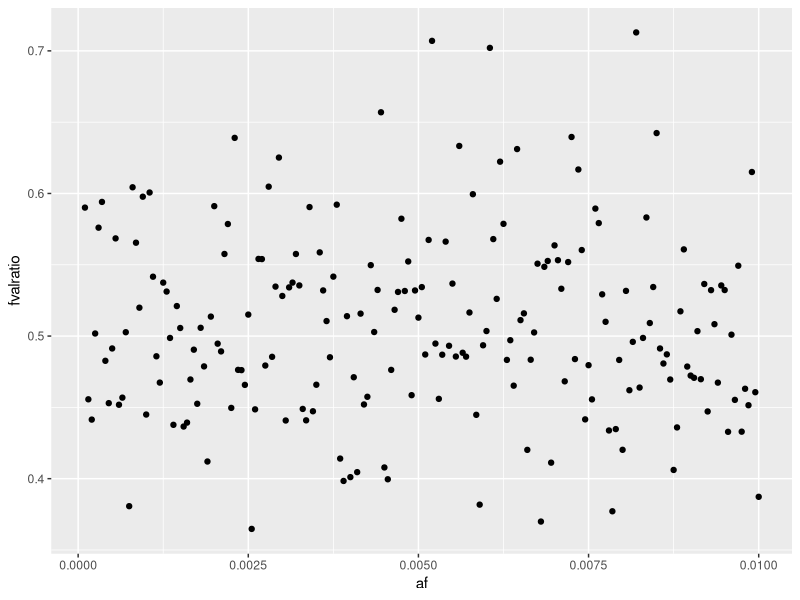

Generate this figure with R:
## ---- chunk 1
library(dplyr)

make_families <- function(af, nfam) {
	nsnp <- length(af)
	dads <- matrix(0, nfam, nsnp)
	mums <- matrix(0, nfam, nsnp)
	sibs1 <- matrix(0, nfam, nsnp)
	sibs2 <- matrix(0, nfam, nsnp)
	ibd <- matrix(0, nfam, nsnp)
	ibs <- matrix(0, nfam, nsnp)
	for(i in 1:nsnp)
	{
		dad1 <- rbinom(nfam, 1, af[i]) + 1
		dad2 <- (rbinom(nfam, 1, af[i]) + 1) * -1
		mum1 <- rbinom(nfam, 1, af[i]) + 1
		mum2 <- (rbinom(nfam, 1, af[i]) + 1) * -1

		dadindex <- sample(c(TRUE, FALSE), nfam, replace=TRUE)
		dadh <- rep(NA, nfam)
		dadh[dadindex] <- dad1[dadindex]
		dadh[!dadindex] <- dad2[!dadindex]

		mumindex <- sample(c(TRUE, FALSE), nfam, replace=TRUE)
		mumh <- rep(NA, nfam)
		mumh[mumindex] <- mum1[mumindex]
		mumh[!mumindex] <- mum2[!mumindex]

		sib1 <- cbind(dadh, mumh)

		dadindex <- sample(c(TRUE, FALSE), nfam, replace=TRUE)
		dadh <- rep(NA, nfam)
		dadh[dadindex] <- dad1[dadindex]
		dadh[!dadindex] <- dad2[!dadindex]

		mumindex <- sample(c(TRUE, FALSE), nfam, replace=TRUE)
		mumh <- rep(NA, nfam)
		mumh[mumindex] <- mum1[mumindex]
		mumh[!mumindex] <- mum2[!mumindex]

		sib2 <- cbind(dadh, mumh)

		ibd[,i] <- (as.numeric(sib1[,1] == sib2[,1]) + as.numeric(sib1[,2] == sib2[,2])) / 2


		sibs1[,i] <- rowSums(abs(sib1) - 1)
		sibs2[,i] <- rowSums(abs(sib2) - 1)
		dads[,i] <- dad1 - 1 + abs(dad2) - 1
		mums[,i] <- mum1 - 1 + abs(mum2) - 1

		# l[[i]] <- (sum(sib1[,1] == sib2[,1]) / nsnp + sum(sib1[,2] == sib2[,2]) / nsnp) / 2

	}

	# This may not be correct - getting some really large values
	ibs <- scale(sibs1) * scale(sibs2)

	# Just count how many alleles are in common
	ibs_unw <- abs(abs(sibs1 - sibs2) - 2) / 2
	return(list(dads=dads, mums=mums, sibs1=sibs1, sibs2=sibs2, ibd=ibd, ibs=ibs, ibs_unw=ibs_unw))
}

makePhen <- function(effs, indep, vy=1, vx=rep(1, length(effs)), my=0) {
	if(is.null(dim(indep))) indep <- cbind(indep)
	stopifnot(ncol(indep) == length(effs))
	stopifnot(length(vx) == length(effs))
	cors <- effs * vx / sqrt(vx) / sqrt(vy)
	stopifnot(sum(cors^2) <= 1)
	cors <- c(cors, sqrt(1-sum(cors^2)))
	indep <- t(t(scale(cbind(indep, rnorm(nrow(indep))))) * cors * c(vx, 1))
	y <- drop(scale(rowSums(indep)) * sqrt(vy)) + my
	return(y)
}

chooseEffects <- function(nsnp, totvar, sqrt=TRUE) {
	eff <- rnorm(nsnp)
	aeff <- abs(eff)
	sc <- sum(aeff) / totvar
	out <- eff / sc
	if(sqrt)
	{
		out <- sqrt(abs(out)) * sign(out)
	}
	return(out)
}

make_phenotypes <- function(fam, eff_gx, eff_xy, vx, vy, mx, my) {
	lapply(fam, function(g)
	{
		u <- rnorm(nrow(g))
		x <- makePhen(c(eff_gx), cbind(g), vy=vx, my=mx)
		y <- makePhen(c(eff_xy), cbind(x), vy=vy, my=my)
		return(data.frame(x=x, y=y))
	})
}

join_populations <- function(l) {
	dads <- do.call(rbind, lapply(l, function(x) x$dads))
	mums <- do.call(rbind, lapply(l, function(x) x$mums))
	sibs1 <- do.call(rbind, lapply(l, function(x) x$sibs1))
	sibs2 <- do.call(rbind, lapply(l, function(x) x$sibs2))
	ibd <- do.call(rbind, lapply(l, function(x) x$ibd))
	ibs <- do.call(rbind, lapply(l, function(x) x$ibs))
	return(list(dads=dads, mums=mums, sibs1=sibs1, sibs2=sibs2, ibd=ibd, ibs=ibs))
}

sample_populations <- function(l, n) {
	x <- nrow(l$dads)
	index <- sort(sample(1:x, n, replace=FALSE))
	l$dads <- l$dads[index,]
	l$mums <- l$mums[index,]
	l$sibs1 <- l$sibs1[index,]
	l$sibs2 <- l$sibs2[index,]
	l$ibd <- l$ibd[index,]
	l$ibs <- l$ibs[index,]
	l$ibs_unw <- l$ibs_unw[index,]
	return(l)
}

makephen <- function(b, g, vx=1) {
    pred <- b * g
    e <- rnorm(length(g), 0, sqrt(1-var(pred)))
    return(pred+e)
}

# Dynastic effects
dynastic_phen <- function(fam, eff_gx, eff_xy, eff_ux, eff_uy, eff_xu) {
	n <- nrow(fam$sibs1)
	
	# parents x

	# umums <- rnorm(n)
	# udads <- rnorm(n)
	# xmums <- makePhen(c(eff_gx, eff_ux), cbind(fam$mums, umums))
	# xdads <- makePhen(c(eff_gx, eff_ux), cbind(fam$dads, udads))

	x1 <- makephen(eff_gx, fam$sibs1)
    x2 <- makephen(eff_gx, fam$sibs2)
	l <- list()
	# l$dads <- data.frame(x=xdads)
	# l$mums <- data.frame(x=xmums)
	l$sibs1 <- data.frame(x=x1)
	l$sibs2 <- data.frame(x=x2)
	return(l)
}

sibreg <- function(g1, g2, y1, y2) {
    d <- bind_rows(
        tibble(
            y=y1, fg=(g1+g2)/2, cg=g1-fg
        ),
        tibble(
            y=y2, fg=(g1+g2)/2, cg=g2-fg
        )
    )
    m <- summary(lm(y ~ cg + fg, data=d))$coef
    tibble(bhat=m[2,1], se=m[2,2], pval=m[2,4], n=nrow(d), method="sibreg")
}

popreg <- function(y, x) {
	index <- is.finite(y) & is.finite(x)
	n <- sum(index)
	y <- y[index]
	x <- x[index]
	vx <- var(x)
	bhat <- cov(y, x) / vx
	ahat <- mean(y) - bhat * mean(x)
	# fitted <- ahat + x * bhat
	# residuals <- y - fitted
	# SSR <- sum((residuals - mean(residuals))^2)
	# SSF <- sum((fitted - mean(fitted))^2)

	rsq <- (bhat * vx)^2 / (vx * var(y))
	fval <- rsq * (n-2) / (1-rsq)
	tval <- sqrt(fval)
	se <- abs(bhat / tval)

	# Fval <- (SSF) / (SSR/(n-2))
	# pval <- pf(Fval, 1, n-2, lowe=F)
	p <- pf(fval, 1, n-2, lowe=F)
	return(tibble(
		bhat=bhat, se=se, fval=fval, pval=p, n=n, method="popreg"
	))
}

sibreg2 <- function(fam, phen) {
    sdiffgx <- fam$sibs1[,1] - fam$sibs2[,1]
    sdiffx <- phen$sibs1$x - phen$sibs2$x
    popreg(sdiffx, sdiffgx) %>% mutate(method="sibreg")
}

reg <- function(f, p) {
    # sibreg(f$sibs1[,1], f$sibs2[,1], p$sibs1$x, p$sibs2$x)
    bind_rows(
        sibreg2(f, p),
        popreg(p$sibs1[,1], f$sibs1[,1])
    )
}


r2 <- 0.001
param <- tibble(
    af=seq(0.0001, 0.01, by=0.00005),
    vg=r2,
    varg=2*af*(1-af),
    b=sqrt(r2/varg)
)

res <- lapply(1:nrow(param), \(i) {
    f <- make_families(param$af[i], 500000)
    p <- dynastic_phen(f, param$b[i], 0, 0, 0, 0)
    r <- reg(f, p)
    r$af=param$af[i]
    return(r)
}) %>% bind_rows()

## ---- chunk 2
library(ggplot2)
res %>% group_by(af) %>%
    summarise(fvalratio=fval[1]/fval[2]) %>%
ggplot(., aes(x=af, y=fvalratio)) +
geom_point()
## ---- chunk 3
sessionInfo()
